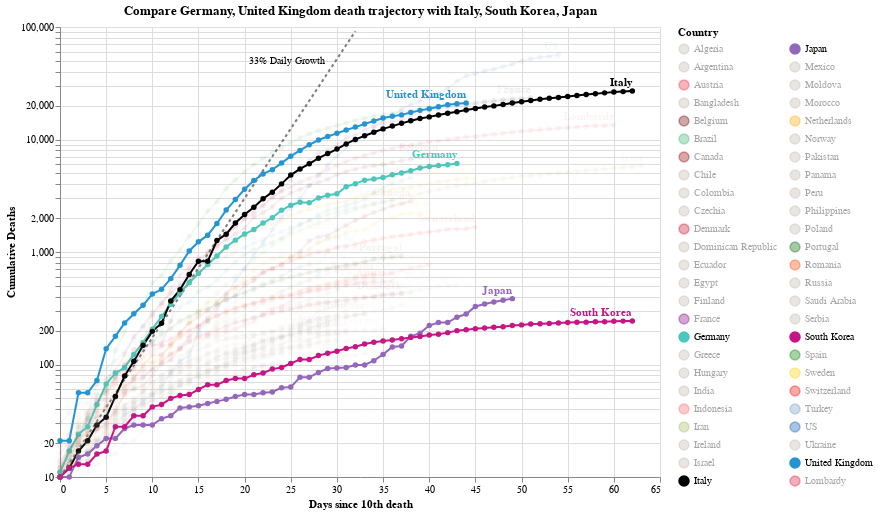

The cell this chart's notebook holds for it:
### Code cell
#hide_input
chart4 = make_since_chart(['Germany', 'United Kingdom'])
chart4

### Figure 1 — Vega-Lite specification as saved in the notebook (floating-point values rounded to 4 significant figures; data arrays with more than 128 entries replaced by an {"elided": "..."} marker saying what was removed)
{"config": {"view": {"continuousWidth": 400, "continuousHeight": 300}}, "layer": [{"mark": {"type": "line", "color": "black", "opacity": 0.5, "strokeDash": [3, 3]}, "encoding": {"x": {"type": "quantitative", "field": "Days since 10th death"}, "y": {"type": "quantitative", "field": "Confirmed Cases"}}}, {"mark": {"type": "text", "align": "right", "dx": -30, "dy": 30, "fontSize": 10, "text": "33% Daily Growth"}, "encoding": {"x": {"type": "quantitative", "field": "Days since 10th death"}, "y": {"type": "quantitative", "field": "Confirmed Cases"}}, "transform": [{"filter": "(datum['Days since 10th death'] >= 32)"}]}, {"data": {"name": "data-26c67e37831bf126f5133336582368fe"}, "mark": {"type": "line", "point": true}, "encoding": {"color": {"type": "nominal", "field": "Country", "legend": {"columns": 2, "symbolLimit": 100}, "scale": {"domain": ["Algeria", "Argentina", "Austria", "Bangladesh", "Belgium", "Brazil", "Canada", "Chile", "Colombia", "Czechia", "Denmark", "Dominican Republic", "Ecuador", "Egypt", "Finland", "France", "Germany", "Greece", "Hungary", "India", "Indonesia", "Iran", "Ireland", "Israel", "Italy", "Japan", "Mexico", "Moldova", "Morocco", "Netherlands", "Norway", "Pakistan", "Panama", "Peru", "Philippines", "Poland", "Portugal", "Romania", "Russia", "Saudi Arabia", "Serbia", "South Korea", "Spain", "Sweden", "Switzerland", "Turkey", "US", "Ukraine", "United Kingdom", "Lombardy"], "range": ["#C1B7AD", "#C1B7AD", "#ED2939", "#C1B7AD", "#6f0000", "mediumseagreen", "#990000", "#C1B7AD", "#C1B7AD", "#C1B7AD", "#C60C30", "#C1B7AD", "#C1B7AD", "#C1B7AD", "#C1B7AD", "purple", "#4DC6BD", "#C1B7AD", "#C1B7AD", "#C1B7AD", "#FF6666", "#A1BA59", "#C1B7AD", "#C1B7AD", "black", "#9467bd", "#C1B7AD", "#C1B7AD", "#C1B7AD", "orange", "#C1B7AD", "#C1B7AD", "#C1B7AD", "#C1B7AD", "#C1B7AD", "#C1B7AD", "#006600", "#FF4500", "#C1B7AD", "#C1B7AD", "#C1B7AD", "#C71585", "green", "#FFCD00", "#ff0000", "#7499c7", "#0059B3", "#C1B7AD", "#2495D3", "#DC143C"]}}, "opacity": {"condition": {"value": 1, "selection": "selector005"}, "value": 0.05}, "tooltip": [{"type": "nominal", "field": "Country"}, {"type": "temporal", "field": "Date"}, {"type": "quantitative", "field": "Confirmed Cases"}, {"type": "quantitative", "field": "Days since 10th death"}], "x": {"type": "quantitative", "field": "Days since 10th death"}, "y": {"type": "quantitative", "axis": {"title": "Cumulative Deaths"}, "field": "Confirmed Cases", "scale": {"type": "log"}}}, "height": 450, "selection": {"selector005": {"type": "multi", "fields": ["Country"], "bind": "legend", "init": [{"Country": "Germany"}, {"Country": "United Kingdom"}, {"Country": "Italy"}, {"Country": "South Korea"}, {"Country": "Japan"}]}}, "width": 600}, {"data": {"name": "data-26c67e37831bf126f5133336582368fe"}, "mark": {"type": "text", "align": "right", "dy": -8, "fontWeight": "bold"}, "encoding": {"color": {"type": "nominal", "field": "Country", "legend": {"columns": 2, "symbolLimit": 100}, "scale": {"domain": ["Algeria", "Argentina", "Austria", "Bangladesh", "Belgium", "Brazil", "Canada", "Chile", "Colombia", "Czechia", "Denmark", "Dominican Republic", "Ecuador", "Egypt", "Finland", "France", "Germany", "Greece", "Hungary", "India", "Indonesia", "Iran", "Ireland", "Israel", "Italy", "Japan", "Mexico", "Moldova", "Morocco", "Netherlands", "Norway", "Pakistan", "Panama", "Peru", "Philippines", "Poland", "Portugal", "Romania", "Russia", "Saudi Arabia", "Serbia", "South Korea", "Spain", "Sweden", "Switzerland", "Turkey", "US", "Ukraine", "United Kingdom", "Lombardy"], "range": ["#C1B7AD", "#C1B7AD", "#ED2939", "#C1B7AD", "#6f0000", "mediumseagreen", "#990000", "#C1B7AD", "#C1B7AD", "#C1B7AD", "#C60C30", "#C1B7AD", "#C1B7AD", "#C1B7AD", "#C1B7AD", "purple", "#4DC6BD", "#C1B7AD", "#C1B7AD", "#C1B7AD", "#FF6666", "#A1BA59", "#C1B7AD", "#C1B7AD", "black", "#9467bd", "#C1B7AD", "#C1B7AD", "#C1B7AD", "orange", "#C1B7AD", "#C1B7AD", "#C1B7AD", "#C1B7AD", "#C1B7AD", "#C1B7AD", "#006600", "#FF4500", "#C1B7AD", "#C1B7AD", "#C1B7AD", "#C71585", "green", "#FFCD00", "#ff0000", "#7499c7", "#0059B3", "#C1B7AD", "#2495D3", "#DC143C"]}}, "opacity": {"condition": {"value": 1, "selection": "selector005"}, "value": 0.05}, "text": {"type": "nominal", "field": "Country"}, "tooltip": [{"type": "nominal", "field": "Country"}, {"type": "temporal", "field": "Date"}, {"type": "quantitative", "field": "Confirmed Cases"}, {"type": "quantitative", "field": "Days since 10th death"}], "x": {"type": "quantitative", "field": "Days since 10th death"}, "y": {"type": "quantitative", "axis": {"title": "Cumulative Deaths"}, "field": "Confirmed Cases", "scale": {"type": "log"}}}, "height": 450, "transform": [{"filter": "(datum['Date'] >= 1587945600000)"}], "width": 600}], "data": {"name": "data-0a6188da4b4d8d0acbf23ae2b2e41aa8"}, "title": "Compare Germany, United Kingdom death trajectory with Italy, South Korea, Japan", "$schema": "https://vega.github.io/schema/vega-lite/v4.8.1.json", "datasets": {"data-0a6188da4b4d8d0acbf23ae2b2e41aa8": [{"Days since 10th death": 0, "Confirmed Cases": 10.0}, {"Days since 10th death": 1, "Confirmed Cases": 13.3}, {"Days since 10th death": 2, "Confirmed Cases": 17.69}, {"Days since 10th death": 3, "Confirmed Cases": 23.53}, {"Days since 10th death": 4, "Confirmed Cases": 31.29}, {"Days since 10th death": 5, "Confirmed Cases": 41.62}, {"Days since 10th death": 6, "Confirmed Cases": 55.35}, {"Days since 10th death": 7, "Confirmed Cases": 73.61}, {"Days since 10th death": 8, "Confirmed Cases": 97.91}, {"Days since 10th death": 9, "Confirmed Cases": 130.2}, {"Days since 10th death": 10, "Confirmed Cases": 173.2}, {"Days since 10th death": 11, "Confirmed Cases": 230.3}, {"Days since 10th death": 12, "Confirmed Cases": 306.4}, {"Days since 10th death": 13, "Confirmed Cases": 407.4}, {"Days since 10th death": 14, "Confirmed Cases": 541.9}, {"Days since 10th death": 15, "Confirmed Cases": 720.7}, {"Days since 10th death": 16, "Confirmed Cases": 958.6}, {"Days since 10th death": 17, "Confirmed Cases": 1275.0}, {"Days since 10th death": 18, "Confirmed Cases": 1696.0}, {"Days since 10th death": 19, "Confirmed Cases": 2255.0}, {"Days since 10th death": 20, "Confirmed Cases": 2999.0}, {"Days since 10th death": 21, "Confirmed Cases": 3989.0}, {"Days since 10th death": 22, "Confirmed Cases": 5306.0}, {"Days since 10th death": 23, "Confirmed Cases": 7056.0}, {"Days since 10th death": 24, "Confirmed Cases": 9385.0}, {"Days since 10th death": 25, "Confirmed Cases": 12480.0}, {"Days since 10th death": 26, "Confirmed Cases": 16600.0}, {"Days since 10th death": 27, "Confirmed Cases": 22080.0}, {"Days since 10th death": 28, "Confirmed Cases": 29370.0}, {"Days since 10th death": 29, "Confirmed Cases": 39060.0}, {"Days since 10th death": 30, "Confirmed Cases": 51950.0}, {"Days since 10th death": 31, "Confirmed Cases": 69090.0}, {"Days since 10th death": 32, "Confirmed Cases": 91890.0}], "data-26c67e37831bf126f5133336582368fe": {"elided": "1938 records"}}}
